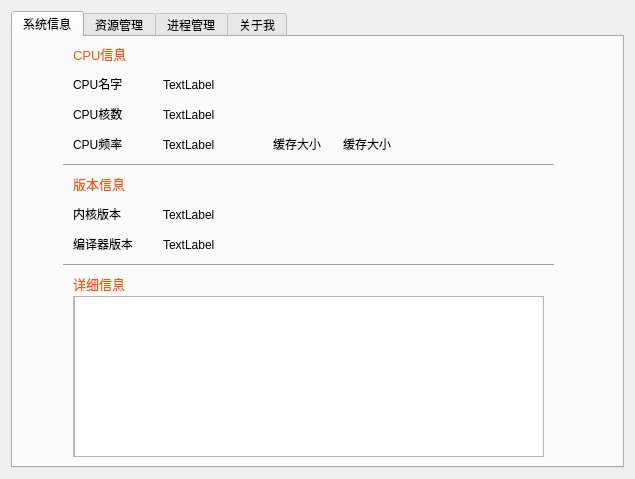
<?xml version="1.0" encoding="UTF-8"?>
<ui version="4.0">
 <class>Widget</class>
 <widget class="QWidget" name="Widget">
  <property name="geometry">
   <rect>
    <x>0</x>
    <y>0</y>
    <width>635</width>
    <height>479</height>
   </rect>
  </property>
  <property name="windowTitle">
   <string>Widget</string>
  </property>
  <layout class="QHBoxLayout" name="horizontalLayout">
   <item>
    <widget class="QTabWidget" name="tabWidget_main">
     <property name="sizePolicy">
      <sizepolicy hsizetype="Expanding" vsizetype="Expanding">
       <horstretch>0</horstretch>
       <verstretch>0</verstretch>
      </sizepolicy>
     </property>
     <property name="autoFillBackground">
      <bool>true</bool>
     </property>
     <property name="currentIndex">
      <number>0</number>
     </property>
     <widget class="QWidget" name="os_info">
      <attribute name="title">
       <string>系统信息</string>
      </attribute>
      <widget class="QLabel" name="label">
       <property name="geometry">
        <rect>
         <x>60</x>
         <y>10</y>
         <width>59</width>
         <height>14</height>
        </rect>
       </property>
       <property name="font">
        <font>
         <pointsize>10</pointsize>
        </font>
       </property>
       <property name="styleSheet">
        <string notr="true">color: rgb(255, 85, 0);</string>
       </property>
       <property name="text">
        <string>CPU信息</string>
       </property>
      </widget>
      <widget class="QLabel" name="label_2">
       <property name="geometry">
        <rect>
         <x>60</x>
         <y>40</y>
         <width>59</width>
         <height>14</height>
        </rect>
       </property>
       <property name="text">
        <string>CPU名字</string>
       </property>
      </widget>
      <widget class="QLabel" name="label_3">
       <property name="geometry">
        <rect>
         <x>60</x>
         <y>70</y>
         <width>59</width>
         <height>14</height>
        </rect>
       </property>
       <property name="text">
        <string>CPU核数</string>
       </property>
      </widget>
      <widget class="QLabel" name="label_4">
       <property name="geometry">
        <rect>
         <x>60</x>
         <y>100</y>
         <width>59</width>
         <height>14</height>
        </rect>
       </property>
       <property name="text">
        <string>CPU频率</string>
       </property>
      </widget>
      <widget class="Line" name="line">
       <property name="geometry">
        <rect>
         <x>50</x>
         <y>120</y>
         <width>491</width>
         <height>16</height>
        </rect>
       </property>
       <property name="orientation">
        <enum>Qt::Horizontal</enum>
       </property>
      </widget>
      <widget class="QLabel" name="cpu_name">
       <property name="geometry">
        <rect>
         <x>150</x>
         <y>40</y>
         <width>441</width>
         <height>16</height>
        </rect>
       </property>
       <property name="text">
        <string>TextLabel</string>
       </property>
       <property name="scaledContents">
        <bool>true</bool>
       </property>
      </widget>
      <widget class="QLabel" name="cpu_core">
       <property name="geometry">
        <rect>
         <x>150</x>
         <y>70</y>
         <width>431</width>
         <height>16</height>
        </rect>
       </property>
       <property name="text">
        <string>TextLabel</string>
       </property>
      </widget>
      <widget class="QLabel" name="cpu_frequency">
       <property name="geometry">
        <rect>
         <x>150</x>
         <y>100</y>
         <width>91</width>
         <height>16</height>
        </rect>
       </property>
       <property name="text">
        <string>TextLabel</string>
       </property>
      </widget>
      <widget class="QLabel" name="label_5">
       <property name="geometry">
        <rect>
         <x>60</x>
         <y>140</y>
         <width>59</width>
         <height>14</height>
        </rect>
       </property>
       <property name="font">
        <font>
         <pointsize>10</pointsize>
        </font>
       </property>
       <property name="styleSheet">
        <string notr="true">color: rgb(255, 85, 0);</string>
       </property>
       <property name="text">
        <string>版本信息</string>
       </property>
      </widget>
      <widget class="QLabel" name="label_6">
       <property name="geometry">
        <rect>
         <x>60</x>
         <y>170</y>
         <width>59</width>
         <height>14</height>
        </rect>
       </property>
       <property name="text">
        <string>内核版本</string>
       </property>
      </widget>
      <widget class="QLabel" name="label_7">
       <property name="geometry">
        <rect>
         <x>60</x>
         <y>200</y>
         <width>59</width>
         <height>14</height>
        </rect>
       </property>
       <property name="text">
        <string>编译器版本</string>
       </property>
      </widget>
      <widget class="QLabel" name="kernel_version">
       <property name="geometry">
        <rect>
         <x>150</x>
         <y>170</y>
         <width>371</width>
         <height>16</height>
        </rect>
       </property>
       <property name="text">
        <string>TextLabel</string>
       </property>
      </widget>
      <widget class="QLabel" name="gcc_version">
       <property name="geometry">
        <rect>
         <x>150</x>
         <y>200</y>
         <width>371</width>
         <height>16</height>
        </rect>
       </property>
       <property name="text">
        <string>TextLabel</string>
       </property>
      </widget>
      <widget class="Line" name="line_2">
       <property name="geometry">
        <rect>
         <x>50</x>
         <y>220</y>
         <width>491</width>
         <height>16</height>
        </rect>
       </property>
       <property name="orientation">
        <enum>Qt::Horizontal</enum>
       </property>
      </widget>
      <widget class="QLabel" name="label_8">
       <property name="geometry">
        <rect>
         <x>60</x>
         <y>240</y>
         <width>59</width>
         <height>14</height>
        </rect>
       </property>
       <property name="font">
        <font>
         <pointsize>10</pointsize>
        </font>
       </property>
       <property name="styleSheet">
        <string notr="true">color: rgb(255, 85, 0);</string>
       </property>
       <property name="text">
        <string>详细信息</string>
       </property>
      </widget>
      <widget class="QScrollArea" name="scrollArea">
       <property name="geometry">
        <rect>
         <x>60</x>
         <y>259</y>
         <width>471</width>
         <height>161</height>
        </rect>
       </property>
       <property name="widgetResizable">
        <bool>true</bool>
       </property>
       <widget class="QWidget" name="scrollAreaWidgetContents">
        <property name="geometry">
         <rect>
          <x>0</x>
          <y>0</y>
          <width>469</width>
          <height>159</height>
         </rect>
        </property>
        <widget class="QTextEdit" name="textEdit">
         <property name="geometry">
          <rect>
           <x>0</x>
           <y>-1</y>
           <width>471</width>
           <height>161</height>
          </rect>
         </property>
        </widget>
       </widget>
      </widget>
      <widget class="QLabel" name="label_28">
       <property name="geometry">
        <rect>
         <x>260</x>
         <y>100</y>
         <width>59</width>
         <height>14</height>
        </rect>
       </property>
       <property name="text">
        <string>缓存大小</string>
       </property>
      </widget>
      <widget class="QLabel" name="cache_size">
       <property name="geometry">
        <rect>
         <x>330</x>
         <y>100</y>
         <width>59</width>
         <height>14</height>
        </rect>
       </property>
       <property name="text">
        <string>缓存大小</string>
       </property>
      </widget>
     </widget>
     <widget class="QWidget" name="process_management">
      <attribute name="title">
       <string>资源管理</string>
      </attribute>
      <widget class="QLabel" name="label_9">
       <property name="geometry">
        <rect>
         <x>80</x>
         <y>40</y>
         <width>59</width>
         <height>16</height>
        </rect>
       </property>
       <property name="text">
        <string>&lt;html&gt;&lt;head/&gt;&lt;body&gt;&lt;p&gt;&lt;span style=&quot; font-size:9pt;&quot;&gt;CPU使用率&lt;/span&gt;&lt;/p&gt;&lt;/body&gt;&lt;/html&gt;</string>
       </property>
      </widget>
      <widget class="QProgressBar" name="progressBar">
       <property name="geometry">
        <rect>
         <x>180</x>
         <y>40</y>
         <width>191</width>
         <height>16</height>
        </rect>
       </property>
       <property name="value">
        <number>24</number>
       </property>
      </widget>
      <widget class="QLabel" name="label_11">
       <property name="geometry">
        <rect>
         <x>80</x>
         <y>90</y>
         <width>59</width>
         <height>16</height>
        </rect>
       </property>
       <property name="text">
        <string>&lt;html&gt;&lt;head/&gt;&lt;body&gt;&lt;p&gt;&lt;span style=&quot; font-size:9pt;&quot;&gt;内存使用率&lt;/span&gt;&lt;/p&gt;&lt;/body&gt;&lt;/html&gt;</string>
       </property>
      </widget>
      <widget class="QProgressBar" name="progressBar_2">
       <property name="geometry">
        <rect>
         <x>180</x>
         <y>90</y>
         <width>191</width>
         <height>16</height>
        </rect>
       </property>
       <property name="value">
        <number>24</number>
       </property>
      </widget>
      <widget class="Line" name="line_3">
       <property name="geometry">
        <rect>
         <x>80</x>
         <y>70</y>
         <width>411</width>
         <height>16</height>
        </rect>
       </property>
       <property name="orientation">
        <enum>Qt::Horizontal</enum>
       </property>
      </widget>
      <widget class="Line" name="line_4">
       <property name="geometry">
        <rect>
         <x>70</x>
         <y>190</y>
         <width>411</width>
         <height>16</height>
        </rect>
       </property>
       <property name="orientation">
        <enum>Qt::Horizontal</enum>
       </property>
      </widget>
      <widget class="QLabel" name="label_16">
       <property name="geometry">
        <rect>
         <x>80</x>
         <y>220</y>
         <width>71</width>
         <height>16</height>
        </rect>
       </property>
       <property name="text">
        <string>&lt;html&gt;&lt;head/&gt;&lt;body&gt;&lt;p&gt;&lt;span style=&quot; font-size:9pt;&quot;&gt;swap使用率&lt;/span&gt;&lt;/p&gt;&lt;/body&gt;&lt;/html&gt;</string>
       </property>
      </widget>
      <widget class="QProgressBar" name="progressBar_3">
       <property name="geometry">
        <rect>
         <x>170</x>
         <y>220</y>
         <width>191</width>
         <height>16</height>
        </rect>
       </property>
       <property name="value">
        <number>24</number>
       </property>
      </widget>
      <widget class="QWidget" name="layoutWidget">
       <property name="geometry">
        <rect>
         <x>100</x>
         <y>260</y>
         <width>321</width>
         <height>20</height>
        </rect>
       </property>
       <layout class="QHBoxLayout" name="horizontalLayout_3">
        <item>
         <widget class="QLabel" name="label_17">
          <property name="text">
           <string>总大小</string>
          </property>
         </widget>
        </item>
        <item>
         <widget class="QLabel" name="swap_total">
          <property name="text">
           <string>TextLabel</string>
          </property>
         </widget>
        </item>
        <item>
         <widget class="QLabel" name="label_18">
          <property name="text">
           <string>已使用 </string>
          </property>
         </widget>
        </item>
        <item>
         <widget class="QLabel" name="swap_used">
          <property name="text">
           <string>TextLabel</string>
          </property>
         </widget>
        </item>
        <item>
         <widget class="QLabel" name="label_19">
          <property name="text">
           <string>未使用</string>
          </property>
         </widget>
        </item>
        <item>
         <widget class="QLabel" name="swap_free">
          <property name="text">
           <string>TextLabel</string>
          </property>
         </widget>
        </item>
       </layout>
      </widget>
      <widget class="QWidget" name="layoutWidget">
       <property name="geometry">
        <rect>
         <x>100</x>
         <y>130</y>
         <width>321</width>
         <height>20</height>
        </rect>
       </property>
       <layout class="QHBoxLayout" name="horizontalLayout_2">
        <item>
         <widget class="QLabel" name="label_10">
          <property name="text">
           <string>总内存</string>
          </property>
         </widget>
        </item>
        <item>
         <widget class="QLabel" name="mem_total">
          <property name="text">
           <string>TextLabel</string>
          </property>
         </widget>
        </item>
        <item>
         <widget class="QLabel" name="label_12">
          <property name="text">
           <string>已使用 </string>
          </property>
         </widget>
        </item>
        <item>
         <widget class="QLabel" name="mem_used">
          <property name="text">
           <string>TextLabel</string>
          </property>
         </widget>
        </item>
        <item>
         <widget class="QLabel" name="label_13">
          <property name="text">
           <string>未使用</string>
          </property>
         </widget>
        </item>
        <item>
         <widget class="QLabel" name="mem_free">
          <property name="text">
           <string>TextLabel</string>
          </property>
         </widget>
        </item>
       </layout>
      </widget>
      <widget class="QWidget" name="layoutWidget">
       <property name="geometry">
        <rect>
         <x>100</x>
         <y>160</y>
         <width>226</width>
         <height>16</height>
        </rect>
       </property>
       <layout class="QHBoxLayout" name="horizontalLayout_4">
        <item>
         <widget class="QLabel" name="label_15">
          <property name="text">
           <string>Cached</string>
          </property>
         </widget>
        </item>
        <item>
         <widget class="QLabel" name="cached">
          <property name="text">
           <string>TextLabel</string>
          </property>
         </widget>
        </item>
        <item>
         <widget class="QLabel" name="label_14">
          <property name="text">
           <string>Buffers</string>
          </property>
         </widget>
        </item>
        <item>
         <widget class="QLabel" name="buffer">
          <property name="text">
           <string>TextLabel</string>
          </property>
         </widget>
        </item>
       </layout>
      </widget>
     </widget>
     <widget class="QWidget" name="resource_management">
      <attribute name="title">
       <string>进程管理</string>
      </attribute>
      <widget class="QTableView" name="tableView">
       <property name="geometry">
        <rect>
         <x>-10</x>
         <y>1</y>
         <width>631</width>
         <height>391</height>
        </rect>
       </property>
       <property name="selectionBehavior">
        <enum>QAbstractItemView::SelectRows</enum>
       </property>
      </widget>
      <widget class="QLabel" name="label_20">
       <property name="geometry">
        <rect>
         <x>30</x>
         <y>400</y>
         <width>59</width>
         <height>14</height>
        </rect>
       </property>
       <property name="text">
        <string>进程总数</string>
       </property>
      </widget>
      <widget class="QLabel" name="process_number">
       <property name="geometry">
        <rect>
         <x>110</x>
         <y>400</y>
         <width>61</width>
         <height>16</height>
        </rect>
       </property>
       <property name="text">
        <string>111</string>
       </property>
      </widget>
      <widget class="QLabel" name="label_22">
       <property name="geometry">
        <rect>
         <x>190</x>
         <y>400</y>
         <width>91</width>
         <height>16</height>
        </rect>
       </property>
       <property name="text">
        <string> 运行中进程数目</string>
       </property>
      </widget>
      <widget class="QLabel" name="process_number_running">
       <property name="geometry">
        <rect>
         <x>310</x>
         <y>400</y>
         <width>59</width>
         <height>14</height>
        </rect>
       </property>
       <property name="text">
        <string>2</string>
       </property>
      </widget>
      <widget class="QPushButton" name="cancel_process_btn">
       <property name="geometry">
        <rect>
         <x>500</x>
         <y>400</y>
         <width>80</width>
         <height>22</height>
        </rect>
       </property>
       <property name="text">
        <string>结束该进程</string>
       </property>
      </widget>
     </widget>
     <widget class="QWidget" name="about_me">
      <attribute name="title">
       <string>关于我</string>
      </attribute>
      <widget class="QTableView" name="tableView_2">
       <property name="geometry">
        <rect>
         <x>5</x>
         <y>11</y>
         <width>601</width>
         <height>411</height>
        </rect>
       </property>
      </widget>
      <widget class="QLabel" name="label_21">
       <property name="geometry">
        <rect>
         <x>70</x>
         <y>90</y>
         <width>161</width>
         <height>16</height>
        </rect>
       </property>
       <property name="text">
        <string>QQ: 1207680294</string>
       </property>
      </widget>
     </widget>
    </widget>
   </item>
  </layout>
 </widget>
 <layoutdefault spacing="6" margin="11"/>
 <resources/>
 <connections/>
</ui>
